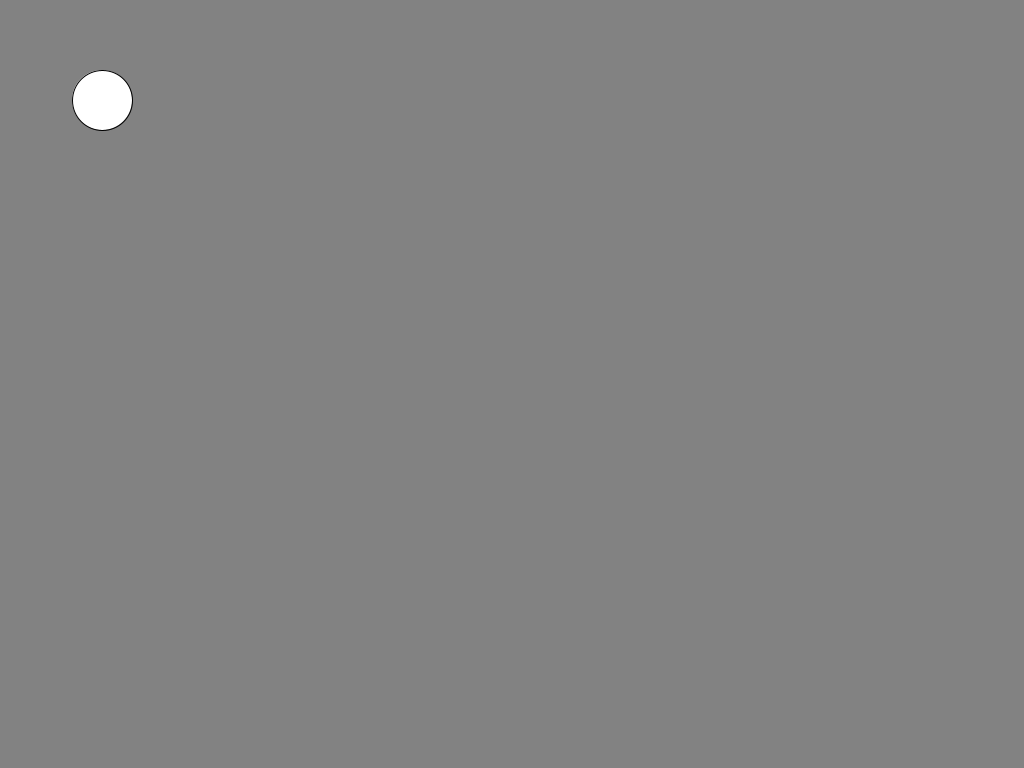
Frame 1 (no input)
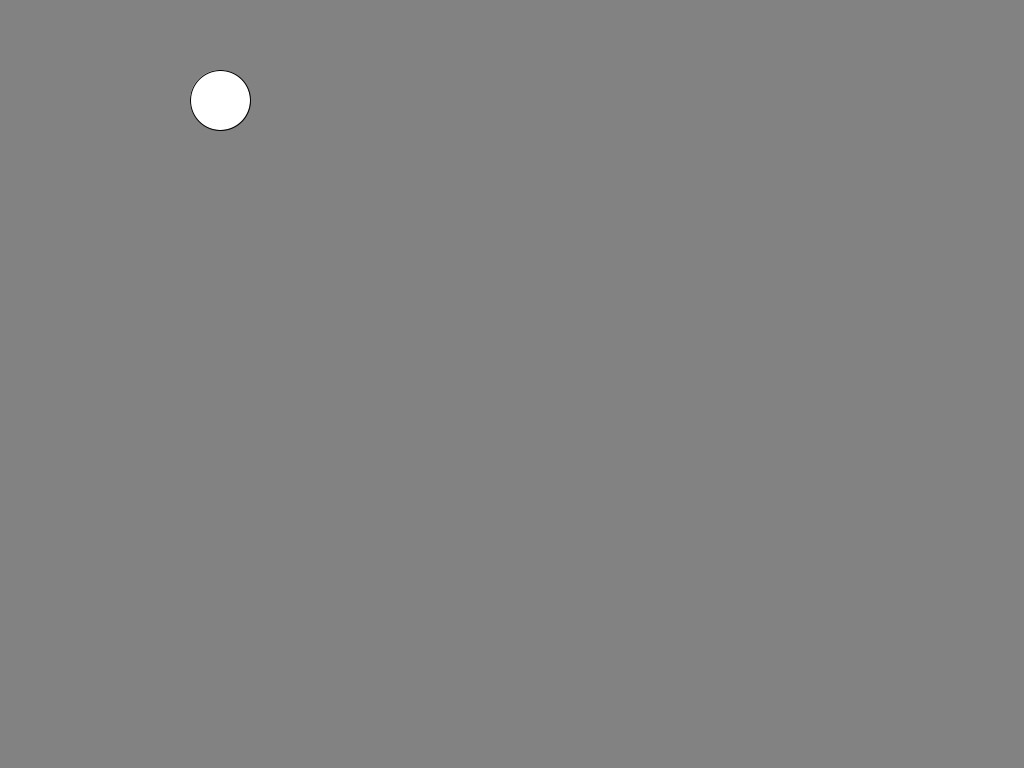
Frame 60 (the mouse pressed at the canvas centre just before this capture)
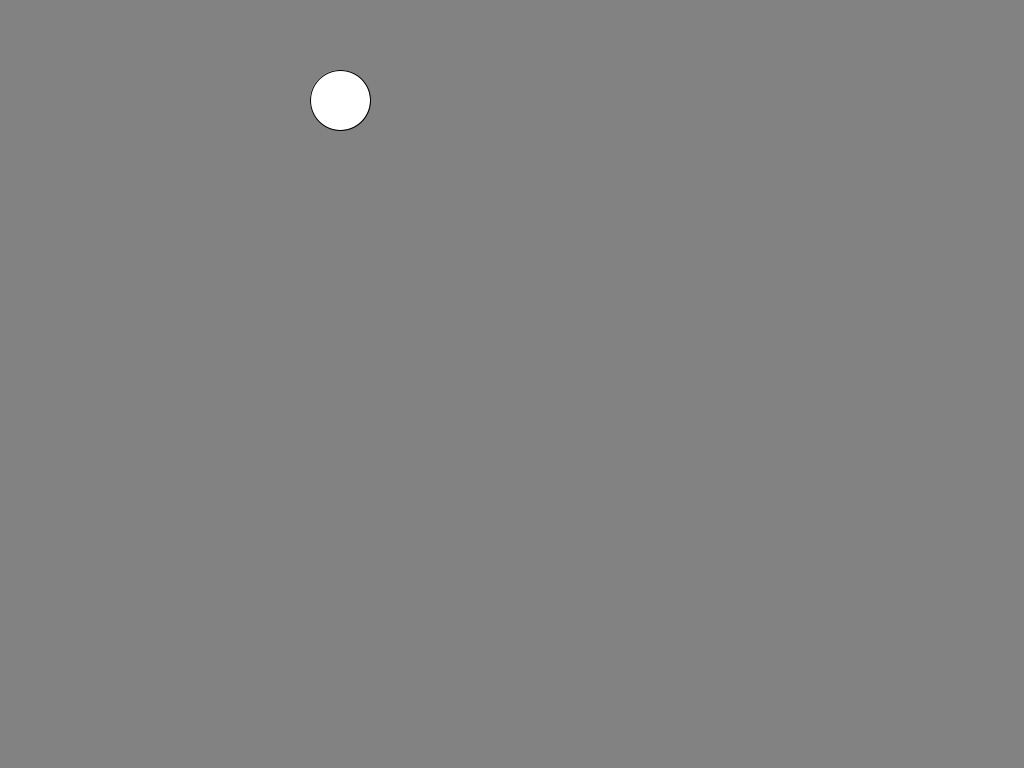
Frame 120 (the mouse held since frame 60 and released just before this capture)

The Processing sketch that drew these frames (run headless with seeded random() and noise(); from frame 60 on, the mouse is pressed at the canvas centre):

// Processing sketch: Bouncing_Ball_linear_simples
// ── Bouncing_Ball_linear_simples.pde
float x = 100;
float y = 100;
float velo = 2;

void setup() {
  
  size (1024, 768);
  
}

void draw() {
  
  background(130);
  
  x = x + velo;  
  
  if (x > width-30 || x < 0+30) {
  velo = velo * -1;
  }
  
  ellipse (x,y,60,60);
  
}
